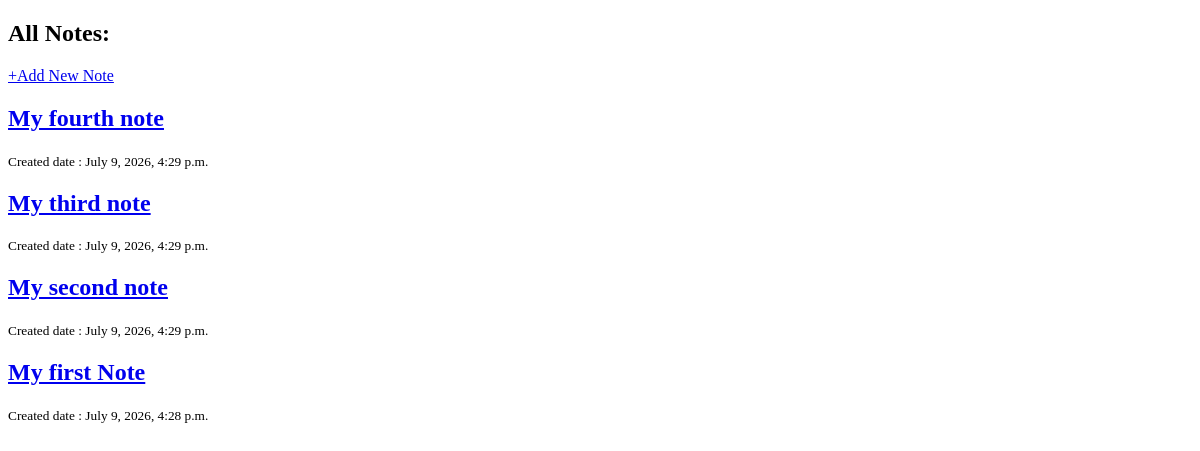
Page /notes/ on the earlier database version.
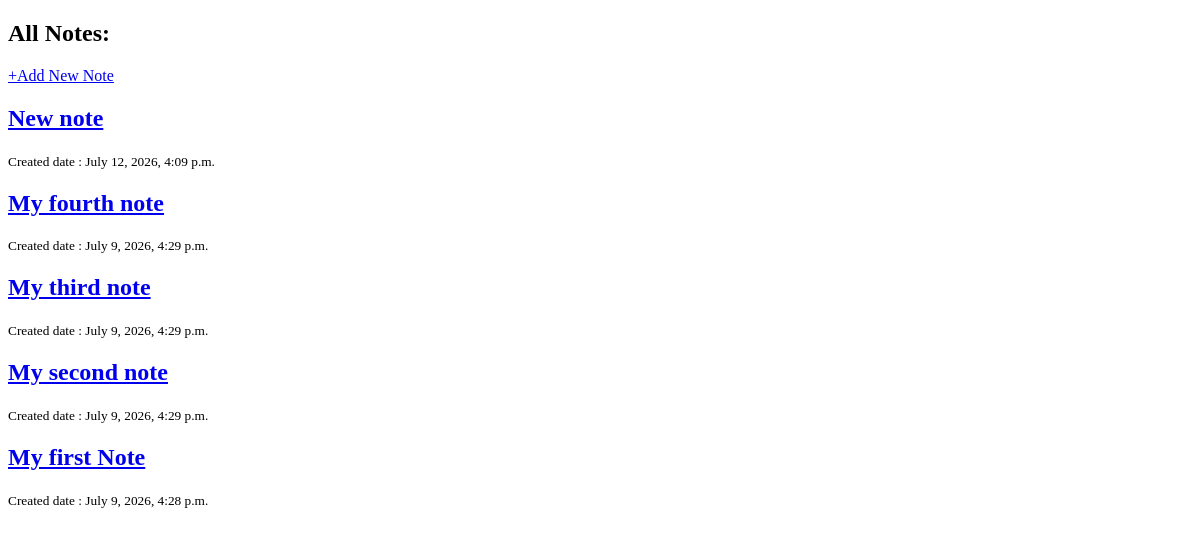
Same page on the later database version.
### notes/models.py (models this page shows, shortened)
class Note(models.Model):
    title = models.CharField(max_length=50)
    content = models.TextField()
    created_at = models.DateTimeField(auto_now_add=True)

### notes/views.py (the view)
# urls.py: path('', views.notes_list, name='notes_list'),
def notes_list(request):
    notes = Note.objects.all().order_by('-created_at')
    context = {
        "notes": notes
    }
    return render(request, 'notes/notes_list.html', context)

### notes/templates/notes/notes_list.html (shortened to what this page needs)
<!DOCTYPE html>
<html lang="en">
<head>
</head>
<body>
    <h2>All Notes: </h2>
    <a href="{% url 'add_note' %}">+Add New Note</a>
    {% for note in notes %}
        <h2>
            <a href="{% url 'note_detail' note.id %}">
                {{ note.title }}
            </a>
        </h2>
        <small>Created date : {{ note.created_at }}</small>
    {% empty %}
        <p>No notes yet.</p>
    {% endfor %}
</body>
</html>

Differences in the rows shown:
added Note: title "New note", created_at "July 12, 2026, 4:09 p.m."
